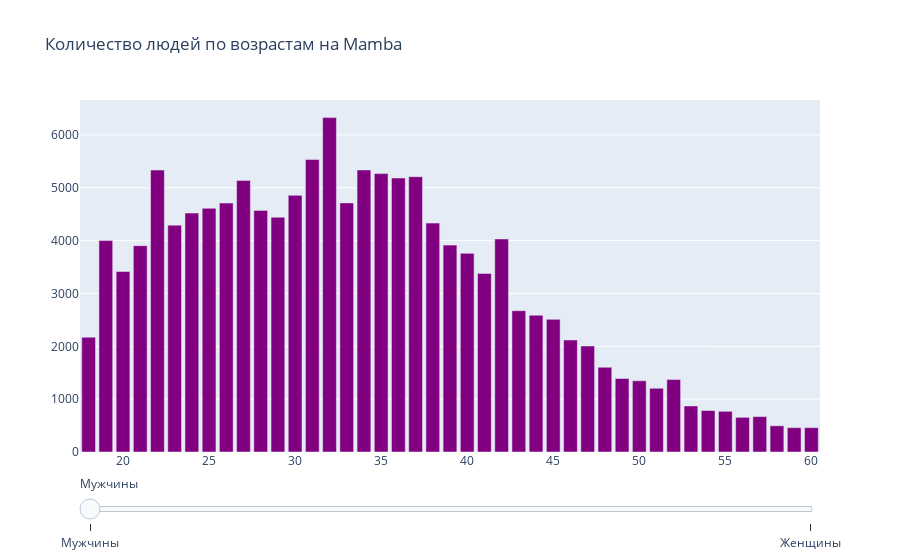

The cell this chart's notebook holds for it:
### Code cell
post = go.Figure()
genders = ['Мужчины', 'Женщины']
for gen in genders: 
    visible = False 
    if gen == 'Мужчины':
        visible = True
    data = mambaNout.loc[mambaNout.gender == gen].groupby('age')['count'].count().reset_index()
    post.add_trace(
        go.Bar(x=data['age'], y=data['count'], visible = visible, name = gen, marker_color='purple'
        )
    )
    
steps = []
for i in range(len(genders)):
    to_add = []
    for j in range(len(genders)): 
        if i == j:
            to_add.append(True)
        else:
            to_add.append(False)
    a_step = dict(
        method='update',
        args = [
            {'visible' : to_add}, 
            {'title.text' : 'Количество людей по возрастам на Mamba ' + genders[i]}
        ], 
        label = genders[i]
    )
    steps.append(a_step)

post.update_layout(
    sliders=[dict(
        steps=steps
    )]
)

post.update_layout(title='Количество людей по возрастам на Mamba')

post.show()

### Figure 1 — Plotly figure (JSON) as saved in the notebook; plotly's stock layout.template omitted (floating-point values rounded to 4 significant figures)
{"data": [{"marker": {"color": "purple"}, "name": "Мужчины", "type": "bar", "visible": true, "x": [18, 19, 20, 21, 22, 23, 24, 25, 26, 27, 28, 29, 30, 31, 32, 33, 34, 35, 36, 37, 38, 39, 40, 41, 42, 43, 44, 45, 46, 47, 48, 49, 50, 51, 52, 53, 54, 55, 56, 57, 58, 59, 60], "y": [2172, 4001, 3415, 3904, 5335, 4293, 4521, 4612, 4711, 5140, 4572, 4442, 4857, 5534, 6328, 4714, 5337, 5268, 5185, 5211, 4332, 3915, 3759, 3379, 4031, 2674, 2588, 2510, 2120, 2006, 1603, 1392, 1347, 1206, 1371, 871, 785, 770, 656, 670, 496, 461, 461]}, {"marker": {"color": "purple"}, "name": "Женщины", "type": "bar", "visible": false, "x": [18, 19, 20, 21, 22, 23, 24, 25, 26, 27, 28, 29, 30, 31, 32, 33, 34, 35, 36, 37, 38, 39, 40, 41, 42, 43, 44, 45, 46, 47, 48, 49, 50, 51, 52, 53, 54, 55, 56, 57, 58, 59, 60, 61, 62], "y": [3912, 5209, 4364, 4292, 5933, 5125, 4448, 4231, 4354, 4888, 4679, 4775, 4717, 5388, 5461, 6604, 4779, 4671, 4275, 4206, 3457, 3386, 3128, 2791, 3213, 2383, 2314, 2239, 1889, 1893, 1559, 1357, 1438, 1216, 1235, 831, 781, 727, 708, 689, 548, 537, 442, 418, 444]}], "layout": {"sliders": [{"steps": [{"args": [{"visible": [true, false]}, {"title.text": "Количество людей по возрастам на Mamba Мужчины"}], "label": "Мужчины", "method": "update"}, {"args": [{"visible": [false, true]}, {"title.text": "Количество людей по возрастам на Mamba Женщины"}], "label": "Женщины", "method": "update"}]}], "title": {"text": "Количество людей по возрастам на Mamba"}}}
